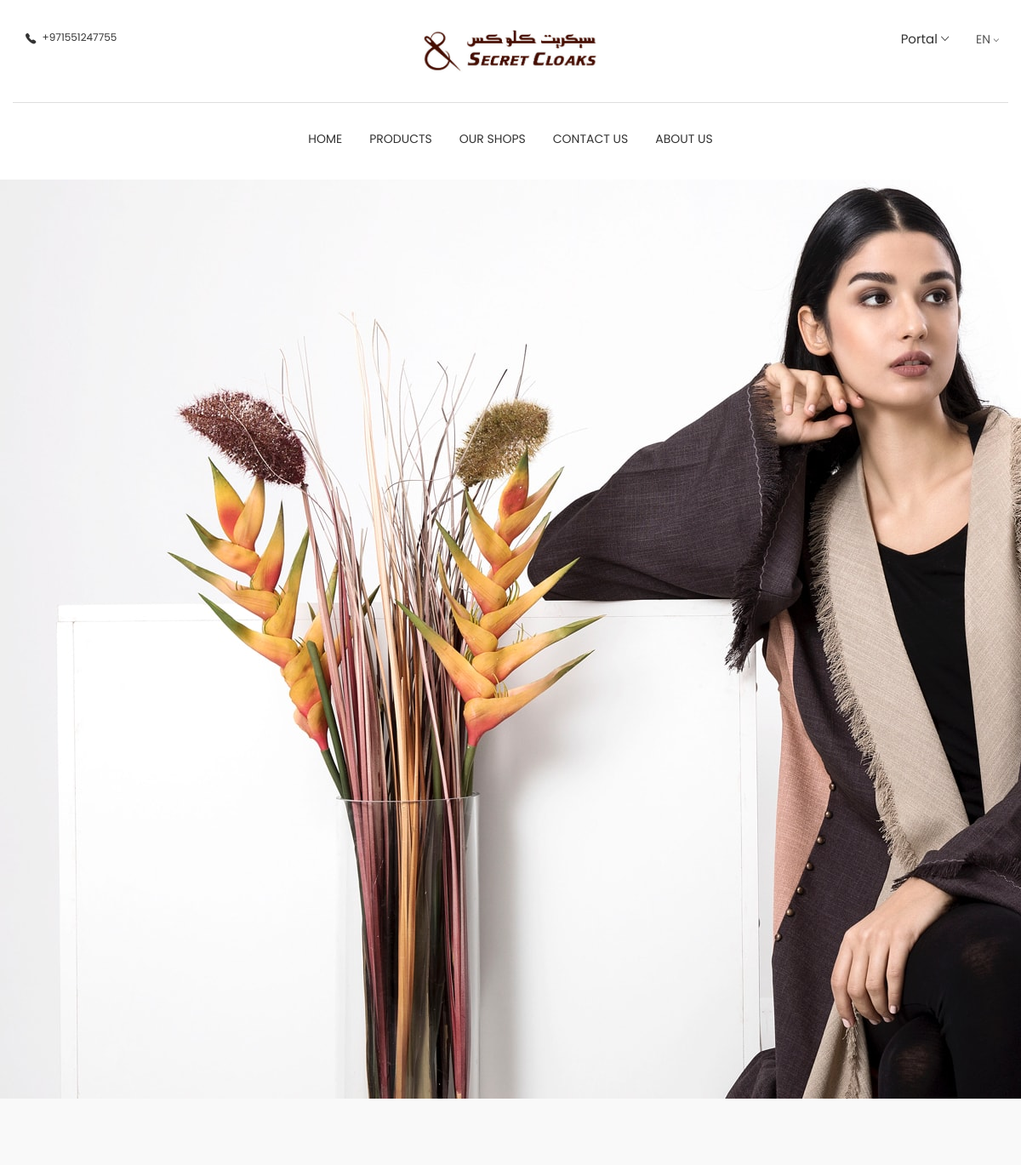
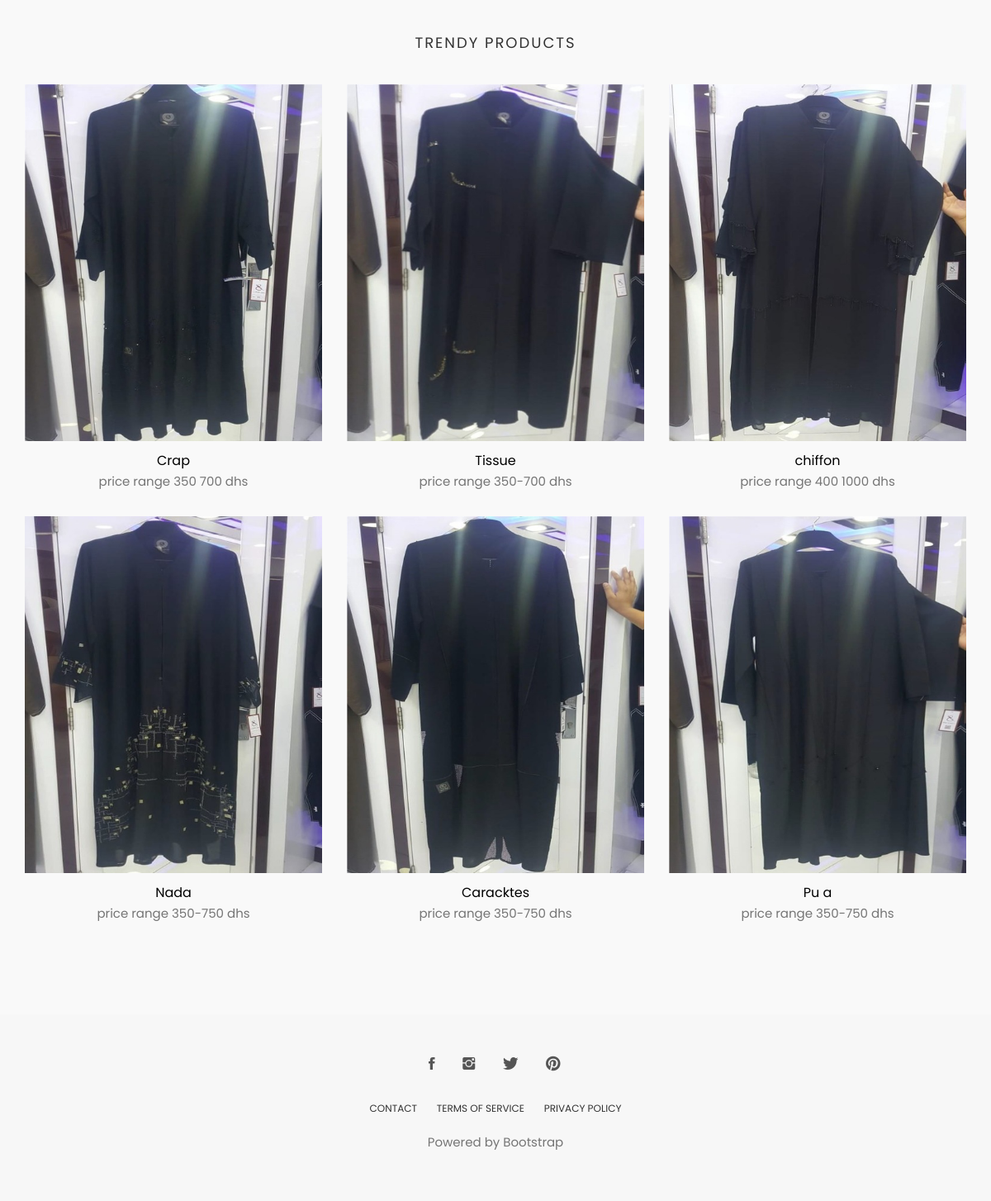
The page / on the database its author committed (2 pictures, top to bottom).
### tables this page shows
CREATE TABLE `product` (
  `id` int(20) NOT NULL,
  `name` varchar(50) NOT NULL,
  `description` varchar(200) NOT NULL,
  `img` varchar(200) DEFAULT NULL,
  `price` varchar(50) NOT NULL
);

### index.php (the view, shortened to what this page needs)
<?php require_once 'php_action/db_connect.php'; ?>
<!DOCTYPE html>
<html class="no-js">
<head>
  <link rel="stylesheet" href="plugins/themefisher-font/style.css">
  <link rel="stylesheet" href="plugins/bootstrap/css/bootstrap.min.css">
  <link rel="stylesheet" type="text/css" href="plugins/revolution-slider/revolution/fonts/pe-icon-7-stroke/css/pe-icon-7-stroke.css">
  <link rel="stylesheet" type="text/css" href="plugins/revolution-slider/revolution/fonts/font-awesome/css/font-awesome.css">
  <link rel="stylesheet" type="text/css" href="plugins/revolution-slider/revolution/css/settings.css">
  <link rel="stylesheet" type="text/css" href="plugins/revolution-slider/revolution/css/layers.css">
  <link rel="stylesheet" type="text/css" href="plugins/revolution-slider/revolution/css/navigation.css">
  <link rel="stylesheet" href="css/style.css">
</head>
<body id="body">
<?php
include 'layouts/top.php';
?>
<section class="main-slider">
	<div id="home_slider_wrapper" class="rev_slider_wrapper fullscreen-container" >
		<div id="home_slider" class="rev_slider fullscreenbanner " >
					<img src="images/model.jpg"
					data-bgposition="cover"
					data-bgfit="cover"
					data-bgrepeat="no-repeat"
					data-bgparallax="on"
					class="rev-slidebg"
					data-no-retina
					alt="Slider image" />
		</div>
	</div>
</section>
<section class="products section bg-gray">
	<div class="container">
		<div class="row">
			<div class="title text-center">
				<h2>Trendy Products</h2>
			</div>
		</div>
		<div class="row">
			<?php
			$sql = "SELECT * FROM `product` ORDER BY `id` ASC limit 6";
			$result = $connect->query($sql);
			if($result->num_rows > 0) {
				while($row = $result->fetch_assoc()) {
					echo "<div class='col-md-4'>
				<div class='product-item'>
					<div class='product-thumb'>
						<img class='img-responsive' src='".$row['img']."' alt='product-img' />
						<div class='preview-meta'>
                      	</div>
					</div>
					<div class='product-content'>
						<h4><a href='product-single.html'>".$row['name']."</a></h4>
						<p class='price'>price range ".$row['price']."</p>
					</div>
				</div>
			</div>";
				}
			} else {
				echo "<tr><td colspan='5'><center>No Data Avaliable</center></td></tr>";
			}
			?>
		</div>
	</div>
</section>
<?php
include 'layouts/footer.php';
?>
  </body>
</html>

### layouts/top.php (shortened to what this page needs)
<section class="top-header">
	<div class="container">
		<div class="row">
			<div class="col-md-4 col-xs-12 col-sm-4">
				<div class="contact-number">
					<i class="tf-ion-ios-telephone"></i>
					<span>+971551247755</span>				</div>
			</div>
			<div class="col-md-4 col-xs-12 col-sm-4">
				<div class="logo text-center">
					<a href="index.php">
						<img src="images/logos.png" alt="..." height="50" width="210" >
					</a>
				</div>
			</div>
			<div class="col-md-4 col-xs-12 col-sm-4">
			<ul class="top-menu text-right list-inline">
	          <li class="dropdown dropdown-slide">
	            <a href="#" class="dropdown-toggle" data-toggle="dropdown" data-hover="dropdown" data-delay="350" role="button" aria-haspopup="true" aria-expanded="false">Portal <span class="tf-ion-ios-arrow-down"></span></a>
	          </li>
	          <li class="commonSelect">
	          	<select class="form-control">
                    <option>EN</option>
                </select>
	          </li>
	        </ul>
			</div>
		</div>
	</div>
</section>
<section class="menu">
	<nav class="navbar navigation">
	    <div class="container">
	      <div id="navbar" class="navbar-collapse collapse text-center">
	        <ul class="nav navbar-nav">
	          <li class="dropdown ">
	            <a href="index.php">Home</a>	          </li>
	          <li class="dropdown ">
	            <a href="products.php">Products</a>	          </li>
	          <li class="dropdown ">
	            <a href="shops.php">Our Shops</a>	          </li>
	          <li class="dropdown ">
	            <a href="contact.php">Contact us</a>	          </li>
	          <li class="dropdown ">
	            <a href="about.php">About us</a>	          </li>
	        </ul>
	      	</div>
	    </div>
	</nav>
</section>

### layouts/footer.php
<footer class="footer section text-center">
	<div class="container">
		<div class="row">
			<div class="col-md-12">
				<ul class="social-media">
					<li>
						<a href="#">
							<i class="tf-ion-social-facebook"></i>
						</a>
					</li>
					<li>
						<a href="#">
							<i class="tf-ion-social-instagram"></i>
						</a>
					</li>
					<li>
						<a href="#">
							<i class="tf-ion-social-twitter"></i>
						</a>
					</li>
					<li>
						<a href="#">
							<i class="tf-ion-social-pinterest"></i>
						</a>
					</li>
				</ul>
				<ul class="footer-menu">
					<li>
						<a href="#">CONTACT</a>
					</li>
					<li>
						<a href="#">TERMS OF SERVICE</a>
					</li>
					<li>
						<a href="#">PRIVACY POLICY</a>
					</li>
				</ul>
				<p class="copyright-text">Powered by Bootstrap</p>
			</div>
		</div>
	</div>
</footer>

### css/style.css (style rules this page uses)
body { line-height: 1.5; font-family: "Poppins", sans-serif; -webkit-font-smoothing: antialiased; }
p { font-family: "Poppins", sans-serif; color: #757575; font-size: 15px; }
h1, h2, h3, h4, h5, h6 { font-family: "Poppins", sans-serif; }
h1, h2, h3, h4, h5, h6 { font-weight: 400; }
ol, ul { margin: 0; padding: 0; list-style: none; }
a, a:focus, a:hover { text-decoration: none; outline: 0; color: #000; }
.form-control { box-shadow: none; border-radius: 0; }
.bg-gray { background: #f9f9f9; }
.section { padding: 80px 0; }
.title { padding: 20px 0 30px; }
.title h2 { font-size: 18px; text-align: center; text-transform: uppercase; letter-spacing: 2px; }
.dropdown-slide { position: static; }
.commonSelect { margin-left: 10px; padding-right: 6px; position: relative; }
.commonSelect:before { content: '\f3d0'; font-family: "themefisher-font"; position: absolute; right: -4px; top: 4px; font-size: 10px; }
.commonSelect select { -webkit-appearance: none; -moz-appearance: none; cursor: pointer; border: none; padding: 0; height: auto; color: #555; }
.top-header .container { padding-top: 35px; padding-bottom: 35px; border-bottom: 1px solid #dedede; }
.top-header .contact-number { font-size: 12px; color: #333; }
.top-header .contact-number i { margin-right: 4px; font-size: 18px; vertical-align: middle; }
.top-header .top-menu > li > a { color: #333; font-size: 15px; padding: 0 8px; }
.top-header .logo a { display: inline-block; }
.navigation { margin-bottom: 0; padding: 10px 0; }
.navigation .navbar-nav > li { position: static; }
.navigation .navbar-nav > li > a { color: #333; font-size: 14px; padding: 20px 15px; text-transform: uppercase; transition: .2s ease-in-out 0s; border: 1px solid transparent; }
.navigation .container { position: relative; }
.navigation .navbar-nav { float: none; display: inline-block; }
.product-item { margin-bottom: 30px; }
.product-item .product-thumb { position: relative; }
.product-item .product-thumb img { width: 100%; height: auto; }
.product-item .product-thumb:before { transition: .3s all; opacity: 0; background: rgba(0, 0, 0, 0.6); content: ''; position: absolute; top: 0; right: 0; left: 0; bottom: 0; }
.product-item .product-content { text-align: center; }
.product-item .product-content h4 { font-size: 16px; font-weight: 400; margin-top: 15px; margin-bottom: 6px; }
.product-item .product-content h4 a { color: #000; }
.footer { background: #F7F7F7; padding: 50px 0; }
.footer .footer-menu { margin-top: 30px; }
.footer .footer-menu li { display: inline-block; margin: 0 10px; }
.footer .footer-menu li a { color: #333; font-size: 12px; }
.footer .copyright-text { margin-top: 20px; }
.social-media li { display: inline-block; margin: 0 5px; }
.social-media li a { padding: 8px 10px; }
.social-media li a i { font-size: 20px; color: #555; }

### rows shown on the page
product: img (picture), name "Crap", price "350 700 dhs"
product: img (picture), name "Tissue", price "350-700 dhs"
product: img (picture), name "chiffon", price "400 1000 dhs"
product: img (picture), name "Nada", price "350-750 dhs"
product: img (picture), name "Caracktes", price "350-750 dhs"
product: img (picture), name "Pu a", price "350-750 dhs"
